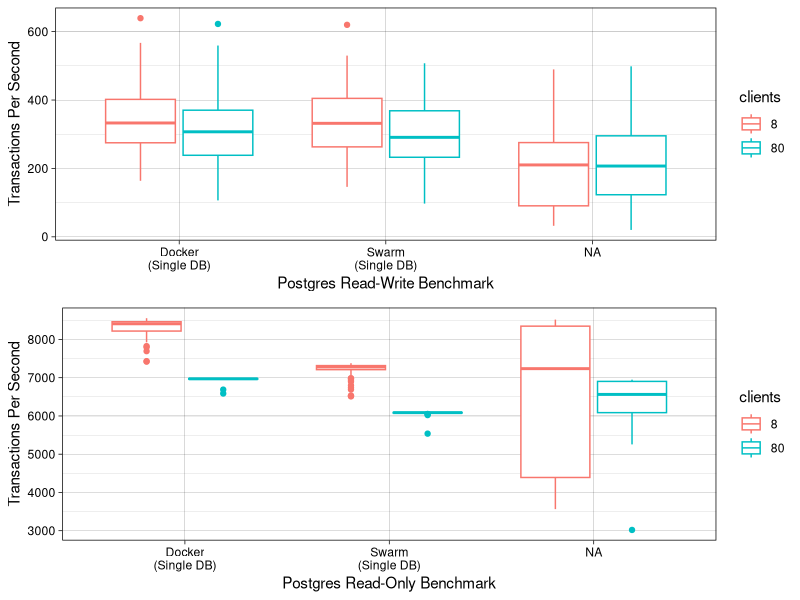
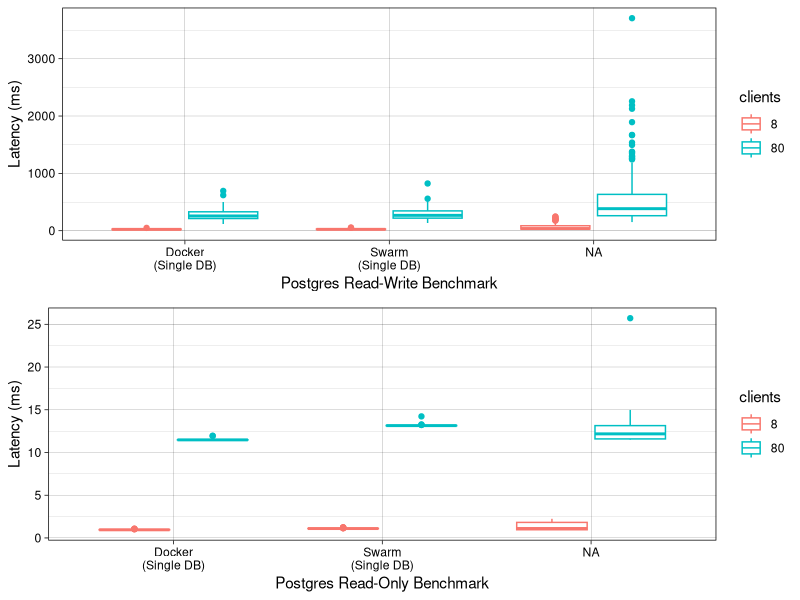

Source code (R) for these figures, in order:
## ---- chunk 1
knitr::opts_chunk$set(echo = TRUE)
## ---- chunk 2
# import data
library(readr)
dd <- read_delim("data.csv", ";", escape_double = FALSE, trim_ws = TRUE)
dd$benchmark_description <- factor(dd$benchmark_description, levels=c("Docker (Single DB)", "Swarm (Single DB)", "Gluster", "Streaming Replication", "Load Balancing", "Partitioning", "Sharding"))
dd$read_only <- as.logical(dd$read_only)
dd$clients <- as.factor(dd$clients)
library(data.table)
dd <- as.data.table(dd)

library(ggplot2)
library(gridExtra)
library(scales)

# set theme
theme_set(theme_linedraw())

# plot 1
p1 <- ggplot(dd[read_only==FALSE], aes(x=benchmark_description, y=transactions_per_second, colour=clients)) + geom_boxplot() + xlab("Postgres Read-Write Benchmark") + ylab("Transactions Per Second") + scale_x_discrete(labels = wrap_format(12))
# plot 2
p2 <- ggplot(dd[read_only==TRUE], aes(x=benchmark_description, y=transactions_per_second, colour=clients)) + geom_boxplot() + xlab("Postgres Read-Only Benchmark") + ylab("Transactions Per Second") + scale_x_discrete(labels = wrap_format(12))
# plot 3
p3 <- ggplot(dd[read_only==FALSE], aes(x=benchmark_description, y=latency_ms, colour=clients)) + geom_boxplot() + xlab("Postgres Read-Write Benchmark") + ylab("Latency (ms)") + scale_x_discrete(labels = wrap_format(12))
# plot 4
p4 <- ggplot(dd[read_only==TRUE], aes(x=benchmark_description, y=latency_ms, colour=clients)) + geom_boxplot() + xlab("Postgres Read-Only Benchmark") + ylab("Latency (ms)") + scale_x_discrete(labels = wrap_format(12))

# plot p1 and p2
grid.arrange(p1, p2)
# plot p3 and p4
grid.arrange(p3, p4)
